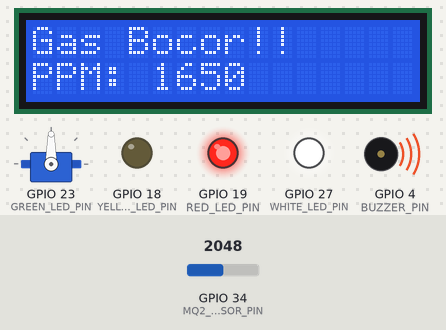
Bench run of a sketch on a simulated ESP32. Parts: servo, 16×2 character LCD, output pins drawn as LEDs (lit = HIGH), buzzer (waves = sounding, pin HIGH). The inputs (shaded band) are chosen by the test bench; at power-on: GPIO 34 (MQ2_SENSOR_PIN) = 2048. WiFi joins after 1.5 s; servers stay silent unless stated; what the sketch prints to the serial monitor is not drawn.

Above: at 2.8 s.
2.9 s: GPIO 34 (MQ2_SENSOR_PIN) set to 894
At 4.6 s:
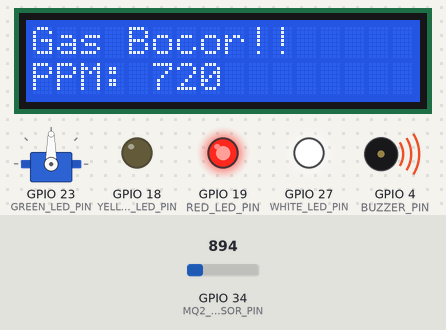
5.1 s: GPIO 34 (MQ2_SENSOR_PIN) set to 814
At 6.5 s:
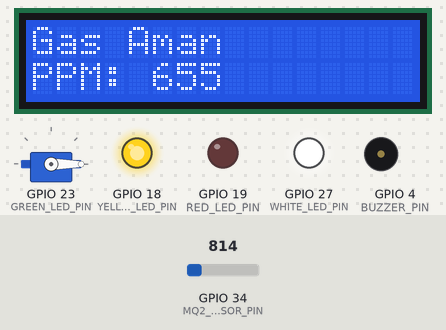
7.2 s: GPIO 34 (MQ2_SENSOR_PIN) set to 660
At 8.2 s:
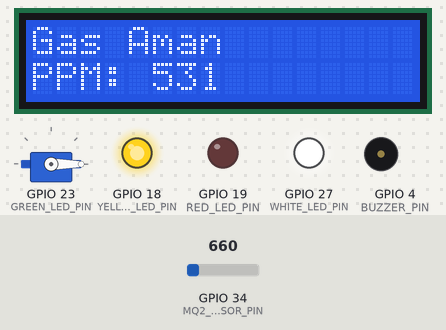
Timing chart, 0 to 10.2 s (numbered marks = the images above; inputs shaded):
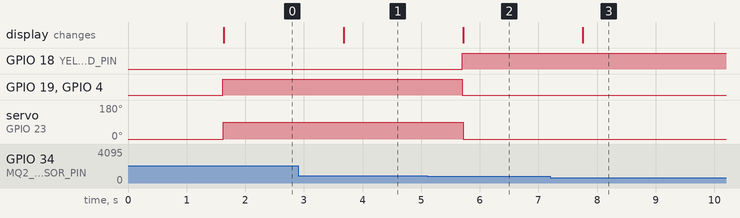

Measured:
- the behaviour switches between 869 and 868 on GPIO 34 (MQ2_SENSOR_PIN) (found by bisection; images 1 and 2)
- after the input at 2.9 s, the display: changes after 0.78 s (image 1)
- after the input at 5.1 s, GPIO 18 (YELLOW_LED_PIN): LOW → HIGH after 0.60 s; GPIO 19 (RED_LED_PIN), GPIO 4 (BUZZER_PIN): HIGH → LOW after 0.60 s; servo on GPIO 23 (GREEN_LED_PIN): 90° → 0° after 0.62 s; the display: changes after 0.62 s (image 2)
- after the input at 7.2 s, the display: changes after 0.56 s (image 3)

The sketch:

PendeteksiGasBocor.ino
```cpp
#include <WiFi.h>
#include <LiquidCrystal_I2C.h>
#include <WebServer.h>
#include <ESP32Servo.h>

// WiFi Credentials
const char* ssid = "Ilman";
const char* password = "123456789";

// Pin setup
#define MQ2_SENSOR_PIN 34
#define BUZZER_PIN 4
#define RED_LED_PIN 19
#define GREEN_LED_PIN 23
#define YELLOW_LED_PIN 18
#define WHITE_LED_PIN 27
#define SERVO_PIN 23
//#define MOTOR_IN1 12  // Motor DC IN1 (L293D)
//#define MOTOR_IN2 13  // Motor DC IN2 (L293D)

#define ADC_REF 3.3
#define ADC_RES 4095

LiquidCrystal_I2C lcd(0x27, 16, 2);
WebServer server(80);
Servo valveServo;

float ppm = 0.0;
String gasStatus = "AMAN";
bool whiteLampOn = true;

void setup() {
  Serial.begin(115200);

  // Pin Mode
  pinMode(MQ2_SENSOR_PIN, INPUT);
  pinMode(BUZZER_PIN, OUTPUT);
  pinMode(RED_LED_PIN, OUTPUT);
  pinMode(GREEN_LED_PIN, OUTPUT);
  pinMode(YELLOW_LED_PIN, OUTPUT);
  pinMode(WHITE_LED_PIN, OUTPUT);
  // pinMode(MOTOR_IN1, OUTPUT);
  // pinMode(MOTOR_IN2, OUTPUT);

  // Initial States
  digitalWrite(WHITE_LED_PIN, HIGH); // Lampu putih selalu nyala
  // digitalWrite(MOTOR_IN1, LOW);
  // digitalWrite(MOTOR_IN2, LOW);

  valveServo.attach(SERVO_PIN);
  valveServo.write(0); // Servo tertutup di awal

  lcd.init();
  lcd.backlight();
  lcd.setCursor(0, 0);
  lcd.print("Connecting WiFi");

  WiFi.begin(ssid, password);
  while (WiFi.status() != WL_CONNECTED) {
    delay(500);
    Serial.print(".");
  }

  Serial.println("\nConnected.");
  Serial.print("IP Address: ");
  Serial.println(WiFi.localIP());

  lcd.clear();
  lcd.setCursor(0, 0);
  lcd.print("WiFi Terhubung");
  lcd.setCursor(0, 1);
  lcd.print(WiFi.localIP());

  setupWebServer();
}

void setupWebServer() {
  server.on("/", HTTP_GET, []() {
    String color = gasStatus == "AMAN" ? "#2ecc71" : (gasStatus == "WASPADA" ? "#f1c40f" : "#e74c3c");

    String html = "<!DOCTYPE html><html><head><meta name='viewport' content='width=device-width, initial-scale=1.0'>"
                  "<style>"
                  "body{font-family:sans-serif;margin:0;padding:0;display:flex;justify-content:center;align-items:center;height:100vh;background:" + color + ";}"
                  ".card{background:#fff;border-radius:20px;padding:30px;width:300px;box-shadow:0 10px 20px rgba(0,0,0,0.2);text-align:center;}"
                  ".status{font-size:20px;font-weight:bold;margin-bottom:20px;}"
                  ".gauge{width:200px;height:100px;background:conic-gradient(" + color + " 0deg 180deg, #ddd 180deg 360deg);border-radius:100px 100px 0 0;margin:0 auto;position:relative;}"
                  ".needle{width:6px;height:90px;background:#333;position:absolute;bottom:10px;left:50%;transform-origin:bottom center;transform:rotate(" + String(map(ppm, 0, 1000, -90, 90)) + "deg);border-radius:3px;}"
                  ".ppm{font-size:24px;margin-top:20px;font-weight:bold;}"
                  ".btn{margin-top:15px;padding:10px 20px;font-size:16px;background-color:#2c3e50;color:white;border:none;border-radius:10px;cursor:pointer;}"
                  "</style></head><body>"
                  "<div class='card'>"
                  "<div class='status'>Status Gas: " + gasStatus + "</div>"
                  "<div class='gauge'><div class='needle'></div></div>"
                  "<div class='ppm'>PPM: " + String((int)ppm) + "</div>"
                  "<form method='POST' action='/lampuoff'><button class='btn'>Matikan Listrik</button></form>"
                  "<form method='POST' action='/lampuon'><button class='btn'>Nyalakan Listrik</button></form>"
                  "</div></body></html>";

    server.send(200, "text/html", html);
  });

  server.on("/lampuoff", HTTP_POST, []() {
    whiteLampOn = false;
    digitalWrite(WHITE_LED_PIN, LOW);
    server.sendHeader("Location", "/");
    server.send(303);
  });

  server.on("/lampuon", HTTP_POST, []() {
    whiteLampOn = true;
    digitalWrite(WHITE_LED_PIN, HIGH);
    server.sendHeader("Location", "/");
    server.send(303);
  });

  server.begin();
}

float convertToPPM(int sensorValue) {
  float voltage = sensorValue * (ADC_REF / ADC_RES);
  return voltage * 1000;
}

// Motor Control Functions
// void motorMaju() {
//   digitalWrite(MOTOR_IN1, HIGH);
//   digitalWrite(MOTOR_IN2, LOW);
// }

// void motorStop() {
//   digitalWrite(MOTOR_IN1, LOW);
//   digitalWrite(MOTOR_IN2, LOW);
// }

void loop() {
  server.handleClient();

  int sensorValue = analogRead(MQ2_SENSOR_PIN);
  ppm = convertToPPM(sensorValue);
  Serial.println("PPM: " + String(ppm));

  lcd.clear();
  lcd.setCursor(0, 0);

  if (whiteLampOn) {
    digitalWrite(WHITE_LED_PIN, HIGH);
  }

  if (ppm >= 700) {
    gasStatus = "GAS BOCOR!";
    digitalWrite(RED_LED_PIN, HIGH);
    digitalWrite(YELLOW_LED_PIN, LOW);
    digitalWrite(BUZZER_PIN, HIGH);
    valveServo.write(90);      // Buka katup
    // motorMaju();               // Aktifkan kipas
    lcd.print("Gas Bocor!!");
  } else {
    gasStatus = "AMAN";
    digitalWrite(RED_LED_PIN, LOW);
    digitalWrite(YELLOW_LED_PIN, HIGH);
    digitalWrite(BUZZER_PIN, LOW);
    valveServo.write(0);       // Tutup katup
    // motorStop();               // Matikan kipas
    lcd.print("Gas Aman");
  }

  lcd.setCursor(0, 1);
  lcd.print("PPM: " + String((int)ppm));

  delay(1000);
}
```
